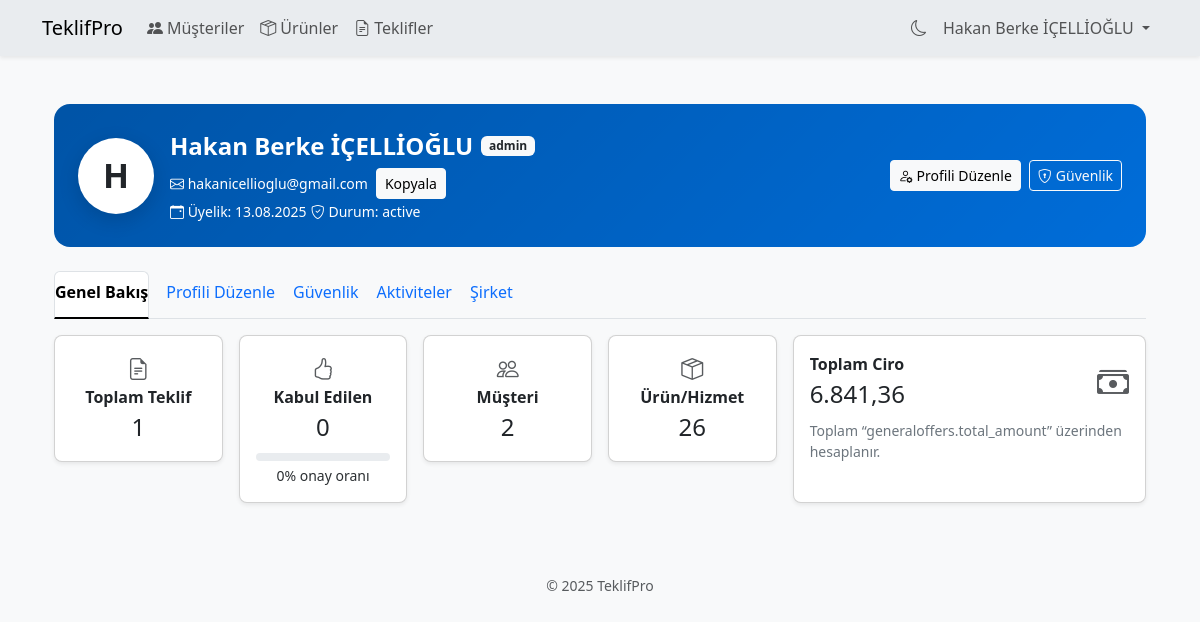
Page /settings.php (signed in) on the committed database.
### tables this page shows
CREATE TABLE `users` (
  `id` int(11) NOT NULL,
  `first_name` varchar(255) NOT NULL,
  `last_name` varchar(255) NOT NULL,
  `username` varchar(100) NOT NULL,
  `password` varchar(255) NOT NULL,
  `email` varchar(255) NOT NULL,
  `created_at` datetime DEFAULT current_timestamp(),
  `status` enum('active','inactive') DEFAULT 'active',
  `role_id` int(11) DEFAULT NULL
);

CREATE TABLE `roles` (
  `id` int(11) NOT NULL,
  `name` varchar(255) NOT NULL DEFAULT 'user'
);

### settings.php (the view, shortened to what this page needs)
<?php
require __DIR__ . '/header.php';
try {
    $uStmt = $pdo->prepare('SELECT u.first_name, u.last_name, u.username, u.email, u.created_at, u.status, r.name AS role_name FROM users u LEFT JOIN roles r ON u.role_id = r.id WHERE u.id = :id');
    $uStmt->execute(['id' => $_SESSION['user_id']]);
    $user = $uStmt->fetch(PDO::FETCH_ASSOC) ?: [];
} catch (Exception $e) {
    $user = [];
}
try {
    $tStmt = $pdo->prepare('SELECT primary_color FROM themes WHERE user_id = :id');
    $tStmt->execute(['id' => $_SESSION['user_id']]);
    $coverColor = $tStmt->fetchColumn() ?: '#343a40';
} catch (Exception $e) {
    $coverColor = '#343a40';
}
$initial  = strtoupper(substr($user['first_name'] ?? ($user['username'] ?? ''), 0, 1));
$fullName = trim(($user['first_name'] ?? '') . ' ' . ($user['last_name'] ?? ''));
try {
    $totalOffers = (int)$pdo->query('SELECT COUNT(*) FROM generaloffers')->fetchColumn();
} catch (Exception $e) {
    $totalOffers = 0;
}
try {
    $acceptedOffers = (int)$pdo->query("SELECT COUNT(*) FROM generaloffers WHERE status = 'accepted'")->fetchColumn();
} catch (Exception $e) {
    $acceptedOffers = 0;
}
try {
    $customerCount = (int)$pdo->query('SELECT COUNT(*) FROM customers')->fetchColumn();
} catch (Exception $e) {
    $customerCount = 0;
}
try {
    $productCount  = (int)$pdo->query('SELECT COUNT(*) FROM products')->fetchColumn();
} catch (Exception $e) {
    $productCount = 0;
}
try {
    $revenue       = (float)$pdo->query('SELECT COALESCE(SUM(total_amount),0) FROM generaloffers')->fetchColumn();
} catch (Exception $e) {
    $revenue = 0;
}
$acceptRate = $totalOffers > 0 ? round(($acceptedOffers / $totalOffers) * 100) : 0;
?>
<link rel="stylesheet" href="https://cdn.jsdelivr.net/npm/bootstrap-icons@1.11.3/font/bootstrap-icons.css">
<div class="container py-4">
    <div class="card cover-card text-white rounded-4 mb-4" id="coverCard"
        style="--cover-color: <?= htmlspecialchars($coverColor, ENT_QUOTES, 'UTF-8'); ?>;">
        <div class="card-body p-4">
            <div class="d-flex align-items-center gap-3">
                <div class="rounded-circle bg-white text-dark d-flex align-items-center justify-content-center avatar-xl fw-bold">
                    <?= htmlspecialchars($initial, ENT_QUOTES, 'UTF-8'); ?>
                </div>
                <div class="flex-grow-1">
                    <div class="d-flex align-items-center gap-2">
                        <div class="fw-bold fs-4"><?= htmlspecialchars($fullName ?: ($user['username'] ?? ''), ENT_QUOTES, 'UTF-8'); ?></div>
                        <?php if (!empty($user['role_name'])): ?>
                            <span class="badge bg-light text-dark"><?= htmlspecialchars($user['role_name'], ENT_QUOTES, 'UTF-8'); ?></span>
                        <?php endif; ?>
                    </div>
                    <div class="d-flex flex-wrap align-items-center gap-2 mt-1">
                        <?php if (!empty($user['email'])): ?>
                            <span class="small"><i class="bi bi-envelope"></i>
                                <span id="userEmail"><?= htmlspecialchars($user['email'], ENT_QUOTES, 'UTF-8'); ?></span></span>
                            <button type="button" class="btn btn-light btn-sm copy-btn"
                                onclick="navigator.clipboard.writeText(document.getElementById('userEmail').textContent)">
                                Kopyala
                            </button>
                        <?php endif; ?>
                    </div>
                    <?php if (!empty($user['created_at'])): ?>
                        <span class="small"><i class="bi bi-calendar-event"></i>
                            Üyelik: <?= htmlspecialchars(date('d.m.Y', strtotime($user['created_at'])), ENT_QUOTES, 'UTF-8'); ?></span>
                    <?php endif; ?>
                    <?php if (!empty($user['status'])): ?>
                        <span class="small"><i class="bi bi-shield-check"></i>
                            Durum: <?= htmlspecialchars($user['status'], ENT_QUOTES, 'UTF-8'); ?></span>
                    <?php endif; ?>
                </div>
                <div class="d-none d-md-flex gap-2">
                    <button type="button" class="btn btn-light btn-sm" onclick="openTab('profile-edit-tab');">
                        <i class="bi bi-person-gear me-1"></i>Profili Düzenle
                    </button>
                    <button type="button" class="btn btn-outline-light btn-sm" onclick="openTab('security-tab');">
                        <i class="bi bi-shield-lock me-1"></i>Güvenlik
                    </button>
                </div>
            </div>
        </div>
    </div>
    <ul class="nav nav-tabs nav-underline" id="settingsTabs" role="tablist">
        <li class="nav-item" role="presentation">
            <button class="nav-link active" id="overview-tab" data-bs-toggle="tab" data-bs-target="#overview" type="button" role="tab">Genel Bakış</button>
        </li>
        <li class="nav-item" role="presentation">
            <button class="nav-link" id="profile-edit-tab" data-bs-toggle="tab" data-bs-target="#profile-edit" type="button" role="tab">Profili Düzenle</button>
        </li>
        <li class="nav-item" role="presentation">
            <button class="nav-link" id="security-tab" data-bs-toggle="tab" data-bs-target="#security" type="button" role="tab">Güvenlik</button>
        </li>
        <li class="nav-item" role="presentation">
            <button class="nav-link" id="activity-tab" data-bs-toggle="tab" data-bs-target="#activity" type="button" role="tab">Aktiviteler</button>
        </li>
        <li class="nav-item" role="presentation">
            <button class="nav-link" id="company-tab" data-bs-toggle="tab" data-bs-target="#company" type="button" role="tab">Şirket</button>
        </li>
    </ul>
    <div class="tab-content pt-3">
        <div class="tab-pane fade show active" id="overview" role="tabpanel" aria-labelledby="overview-tab">
            <div class="row g-3">
                <div class="col-6 col-md-4 col-xl-2">
                    <div class="card rounded-3 shadow-sm text-center stat-card">
                        <div class="card-body">
                            <div class="icon"><i class="bi bi-file-earmark-text"></i></div>
                            <div class="fw-semibold">Toplam Teklif</div>
                            <div class="fs-4"><?= (int)$totalOffers; ?></div>
                        </div>
                    </div>
                </div>
                <div class="col-6 col-md-4 col-xl-2">
                    <div class="card rounded-3 shadow-sm text-center stat-card">
                        <div class="card-body">
                            <div class="icon"><i class="bi bi-hand-thumbs-up"></i></div>
                            <div class="fw-semibold">Kabul Edilen</div>
                            <div class="fs-4"><?= (int)$acceptedOffers; ?></div>
                            <div class="strength mt-2" aria-hidden="true">
                            </div>
                            <div class="small text-secondary-emphasis mt-1"><?= $acceptRate; ?>% onay oranı</div>
                        </div>
                    </div>
                </div>
                <div class="col-6 col-md-4 col-xl-2">
                    <div class="card rounded-3 shadow-sm text-center stat-card">
                        <div class="card-body">
                            <div class="icon"><i class="bi bi-people"></i></div>
                            <div class="fw-semibold">Müşteri</div>
                            <div class="fs-4"><?= (int)$customerCount; ?></div>
                        </div>
                    </div>
                </div>
                <div class="col-6 col-md-4 col-xl-2">
                    <div class="card rounded-3 shadow-sm text-center stat-card">
                        <div class="card-body">
                            <div class="icon"><i class="bi bi-box-seam"></i></div>
                            <div class="fw-semibold">Ürün/Hizmet</div>
                            <div class="fs-4"><?= (int)$productCount; ?></div>
                        </div>
                    </div>
                </div>
                <div class="col-12 col-md-8 col-xl-4">
                    <div class="card rounded-3 shadow-sm h-100">
                        <div class="card-body">
                            <div class="d-flex justify-content-between align-items-center">
                                <div>
                                    <div class="fw-semibold">Toplam Ciro</div>
                                    <div class="fs-4"><?= number_format($revenue, 2, ',', '.'); ?></div>
                                </div>
                                <i class="bi bi-cash-stack fs-2 opacity-75"></i>
                            </div>
                            <div class="text-secondary mt-2 small">Toplam “generaloffers.total_amount” üzerinden hesaplanır.</div>
                        </div>
                    </div>
                </div>
            </div>
        </div>
    </div>
</div>
<?php require __DIR__ . '/footer.php'; ?>

### assets/app.css (style rules this page uses)
:root { --color-bg: #f8f9fa; --color-text: #212529; --color-primary: #0d6efd; --color-secondary: #6c757d; --color-danger: #dc3545; --radius: .5rem; --shadow: 0 .125rem .25rem rgba(0,0,0,.075); --spacer-1: .5rem; --spacer-2: .75rem; --spacer-3: 1rem; --spacer-4: 1.5rem; }
body { background: var(--color-bg); color: var(--color-text); }

### settings.php (style rules this page uses)
.cover-card { background: linear-gradient(135deg, rgba(0, 0, 0, .35), rgba(0, 0, 0, .15)), var(--cover-color, #343a40); border: 0; }
.avatar-xl { width: 76px; height: 76px; font-size: 34px; box-shadow: 0 6px 20px rgba(0, 0, 0, .15); }
.nav-underline .nav-link { padding-bottom: .8rem; }
.stat-card .icon { font-size: 22px; opacity: .75; }
.copy-btn { white-space: nowrap; }
.strength { height: .5rem; border-radius: .5rem; background: var(--bs-secondary-bg); overflow: hidden; }

### rows in the picture
users: first_name "H", first_name+last_name "Hakan Berke İÇELLİOĞLU", role.name "admin", email "hakanicellioglu@gmail.com", created_at "13.08.2025", status "active"

### other values in the picture
$userName "Hakan Berke İÇELLİOĞLU"
$totalOffers "1"
$acceptedOffers "0"
$acceptRate "0"
$customerCount "2"
$productCount "26"
$revenue "6.841,36"
